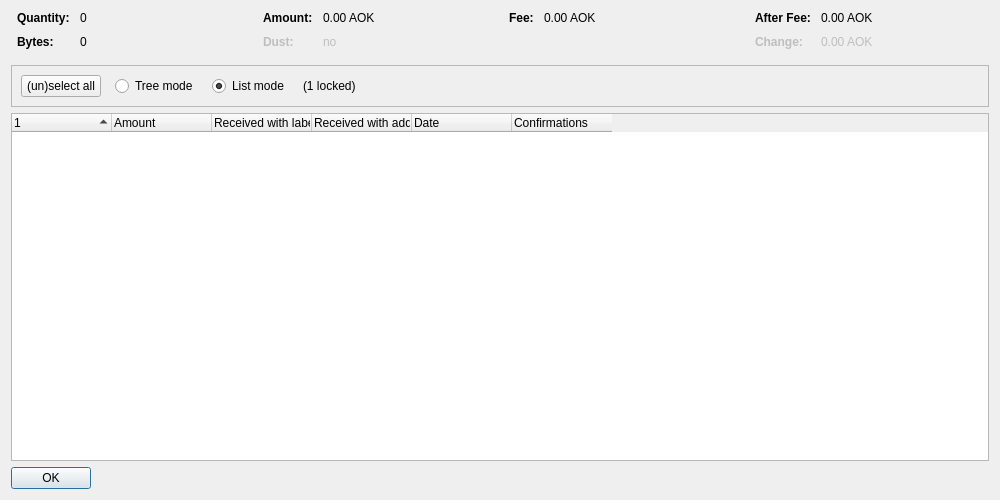
<?xml version="1.0" encoding="UTF-8"?>
<ui version="4.0">
 <class>CoinControlDialog</class>
 <widget class="QDialog" name="CoinControlDialog">
  <property name="geometry">
   <rect>
    <x>0</x>
    <y>0</y>
    <width>1000</width>
    <height>500</height>
   </rect>
  </property>
  <property name="windowTitle">
   <string>Coin Selection</string>
  </property>
  <layout class="QVBoxLayout" name="verticalLayout">
   <item>
    <layout class="QHBoxLayout" name="horizontalLayoutTop" stretch="0,0,0,0">
     <property name="topMargin">
      <number>0</number>
     </property>
     <property name="bottomMargin">
      <number>10</number>
     </property>
     <item>
      <layout class="QFormLayout" name="formLayoutCoinControl1">
       <property name="horizontalSpacing">
        <number>10</number>
       </property>
       <property name="verticalSpacing">
        <number>10</number>
       </property>
       <property name="leftMargin">
        <number>6</number>
       </property>
       <property name="rightMargin">
        <number>6</number>
       </property>
       <item row="0" column="0">
        <widget class="QLabel" name="labelCoinControlQuantityText">
         <property name="font">
          <font>
           <weight>75</weight>
           <bold>true</bold>
          </font>
         </property>
         <property name="text">
          <string>Quantity:</string>
         </property>
        </widget>
       </item>
       <item row="0" column="1">
        <widget class="QLabel" name="labelCoinControlQuantity">
         <property name="cursor">
          <cursorShape>IBeamCursor</cursorShape>
         </property>
         <property name="contextMenuPolicy">
          <enum>Qt::ActionsContextMenu</enum>
         </property>
         <property name="text">
          <string notr="true">0</string>
         </property>
         <property name="textInteractionFlags">
          <set>Qt::LinksAccessibleByMouse|Qt::TextSelectableByKeyboard|Qt::TextSelectableByMouse</set>
         </property>
        </widget>
       </item>
       <item row="1" column="0">
        <widget class="QLabel" name="labelCoinControlBytesText">
         <property name="font">
          <font>
           <weight>75</weight>
           <bold>true</bold>
          </font>
         </property>
         <property name="text">
          <string>Bytes:</string>
         </property>
        </widget>
       </item>
       <item row="1" column="1">
        <widget class="QLabel" name="labelCoinControlBytes">
         <property name="cursor">
          <cursorShape>IBeamCursor</cursorShape>
         </property>
         <property name="contextMenuPolicy">
          <enum>Qt::ActionsContextMenu</enum>
         </property>
         <property name="text">
          <string notr="true">0</string>
         </property>
         <property name="textInteractionFlags">
          <set>Qt::LinksAccessibleByMouse|Qt::TextSelectableByKeyboard|Qt::TextSelectableByMouse</set>
         </property>
        </widget>
       </item>
      </layout>
     </item>
     <item>
      <layout class="QFormLayout" name="formLayoutCoinControl2">
       <property name="horizontalSpacing">
        <number>10</number>
       </property>
       <property name="verticalSpacing">
        <number>10</number>
       </property>
       <property name="leftMargin">
        <number>6</number>
       </property>
       <property name="rightMargin">
        <number>6</number>
       </property>
       <item row="0" column="0">
        <widget class="QLabel" name="labelCoinControlAmountText">
         <property name="font">
          <font>
           <weight>75</weight>
           <bold>true</bold>
          </font>
         </property>
         <property name="text">
          <string>Amount:</string>
         </property>
        </widget>
       </item>
       <item row="0" column="1">
        <widget class="QLabel" name="labelCoinControlAmount">
         <property name="cursor">
          <cursorShape>IBeamCursor</cursorShape>
         </property>
         <property name="contextMenuPolicy">
          <enum>Qt::ActionsContextMenu</enum>
         </property>
         <property name="text">
          <string notr="true">0.00 AOK</string>
         </property>
         <property name="textInteractionFlags">
          <set>Qt::LinksAccessibleByMouse|Qt::TextSelectableByKeyboard|Qt::TextSelectableByMouse</set>
         </property>
        </widget>
       </item>
       <item row="1" column="0">
        <widget class="QLabel" name="labelCoinControlLowOutputText">
         <property name="enabled">
          <bool>false</bool>
         </property>
         <property name="font">
          <font>
           <weight>75</weight>
           <bold>true</bold>
          </font>
         </property>
         <property name="text">
          <string>Dust:</string>
         </property>
        </widget>
       </item>
       <item row="1" column="1">
        <widget class="QLabel" name="labelCoinControlLowOutput">
         <property name="enabled">
          <bool>false</bool>
         </property>
         <property name="cursor">
          <cursorShape>IBeamCursor</cursorShape>
         </property>
         <property name="contextMenuPolicy">
          <enum>Qt::ActionsContextMenu</enum>
         </property>
         <property name="text">
          <string notr="true">no</string>
         </property>
         <property name="textInteractionFlags">
          <set>Qt::LinksAccessibleByMouse|Qt::TextSelectableByKeyboard|Qt::TextSelectableByMouse</set>
         </property>
        </widget>
       </item>
      </layout>
     </item>
     <item>
      <layout class="QFormLayout" name="formLayoutCoinControl3">
       <property name="horizontalSpacing">
        <number>10</number>
       </property>
       <property name="verticalSpacing">
        <number>10</number>
       </property>
       <property name="leftMargin">
        <number>6</number>
       </property>
       <property name="rightMargin">
        <number>6</number>
       </property>
       <item row="0" column="0">
        <widget class="QLabel" name="labelCoinControlFeeText">
         <property name="font">
          <font>
           <weight>75</weight>
           <bold>true</bold>
          </font>
         </property>
         <property name="text">
          <string>Fee:</string>
         </property>
        </widget>
       </item>
       <item row="0" column="1">
        <widget class="QLabel" name="labelCoinControlFee">
         <property name="cursor">
          <cursorShape>IBeamCursor</cursorShape>
         </property>
         <property name="contextMenuPolicy">
          <enum>Qt::ActionsContextMenu</enum>
         </property>
         <property name="text">
          <string notr="true">0.00 AOK</string>
         </property>
         <property name="textInteractionFlags">
          <set>Qt::LinksAccessibleByMouse|Qt::TextSelectableByKeyboard|Qt::TextSelectableByMouse</set>
         </property>
        </widget>
       </item>
      </layout>
     </item>
     <item>
      <layout class="QFormLayout" name="formLayoutCoinControl4">
       <property name="horizontalSpacing">
        <number>10</number>
       </property>
       <property name="verticalSpacing">
        <number>10</number>
       </property>
       <property name="leftMargin">
        <number>6</number>
       </property>
       <property name="rightMargin">
        <number>6</number>
       </property>
       <item row="0" column="0">
        <widget class="QLabel" name="labelCoinControlAfterFeeText">
         <property name="font">
          <font>
           <weight>75</weight>
           <bold>true</bold>
          </font>
         </property>
         <property name="text">
          <string>After Fee:</string>
         </property>
        </widget>
       </item>
       <item row="0" column="1">
        <widget class="QLabel" name="labelCoinControlAfterFee">
         <property name="cursor">
          <cursorShape>IBeamCursor</cursorShape>
         </property>
         <property name="contextMenuPolicy">
          <enum>Qt::ActionsContextMenu</enum>
         </property>
         <property name="text">
          <string notr="true">0.00 AOK</string>
         </property>
         <property name="textInteractionFlags">
          <set>Qt::LinksAccessibleByMouse|Qt::TextSelectableByKeyboard|Qt::TextSelectableByMouse</set>
         </property>
        </widget>
       </item>
       <item row="1" column="0">
        <widget class="QLabel" name="labelCoinControlChangeText">
         <property name="enabled">
          <bool>false</bool>
         </property>
         <property name="font">
          <font>
           <weight>75</weight>
           <bold>true</bold>
          </font>
         </property>
         <property name="text">
          <string>Change:</string>
         </property>
        </widget>
       </item>
       <item row="1" column="1">
        <widget class="QLabel" name="labelCoinControlChange">
         <property name="enabled">
          <bool>false</bool>
         </property>
         <property name="cursor">
          <cursorShape>IBeamCursor</cursorShape>
         </property>
         <property name="contextMenuPolicy">
          <enum>Qt::ActionsContextMenu</enum>
         </property>
         <property name="text">
          <string notr="true">0.00 AOK</string>
         </property>
         <property name="textInteractionFlags">
          <set>Qt::LinksAccessibleByMouse|Qt::TextSelectableByKeyboard|Qt::TextSelectableByMouse</set>
         </property>
        </widget>
       </item>
      </layout>
     </item>
    </layout>
   </item>
   <item>
    <widget class="QFrame" name="frame">
     <property name="minimumSize">
      <size>
       <width>0</width>
       <height>40</height>
      </size>
     </property>
     <property name="frameShape">
      <enum>QFrame::StyledPanel</enum>
     </property>
     <property name="frameShadow">
      <enum>QFrame::Sunken</enum>
     </property>
     <layout class="QHBoxLayout" name="horizontalLayout">
      <item>
       <layout class="QHBoxLayout" name="horizontalLayoutPanel" stretch="0,0,0,0,0">
        <property name="spacing">
         <number>14</number>
        </property>
        <item>
         <widget class="QPushButton" name="pushButtonSelectAll">
          <property name="sizePolicy">
           <sizepolicy hsizetype="Maximum" vsizetype="Fixed">
            <horstretch>0</horstretch>
            <verstretch>0</verstretch>
           </sizepolicy>
          </property>
          <property name="text">
           <string>(un)select all</string>
          </property>
          <property name="autoDefault">
           <bool>false</bool>
          </property>
         </widget>
        </item>
        <item>
         <widget class="QRadioButton" name="radioTreeMode">
          <property name="sizePolicy">
           <sizepolicy hsizetype="Maximum" vsizetype="Fixed">
            <horstretch>0</horstretch>
            <verstretch>0</verstretch>
           </sizepolicy>
          </property>
          <property name="text">
           <string>Tree mode</string>
          </property>
         </widget>
        </item>
        <item>
         <widget class="QRadioButton" name="radioListMode">
          <property name="sizePolicy">
           <sizepolicy hsizetype="Maximum" vsizetype="Fixed">
            <horstretch>0</horstretch>
            <verstretch>0</verstretch>
           </sizepolicy>
          </property>
          <property name="text">
           <string>List mode</string>
          </property>
          <property name="checked">
           <bool>true</bool>
          </property>
         </widget>
        </item>
        <item>
         <widget class="QLabel" name="labelLocked">
          <property name="text">
           <string notr="true">(1 locked)</string>
          </property>
         </widget>
        </item>
        <item>
         <spacer name="horizontalSpacer">
          <property name="orientation">
           <enum>Qt::Horizontal</enum>
          </property>
          <property name="sizeHint" stdset="0">
           <size>
            <width>40</width>
            <height>20</height>
           </size>
          </property>
         </spacer>
        </item>
       </layout>
      </item>
     </layout>
    </widget>
   </item>
   <item>
    <widget class="CoinControlTreeWidget" name="treeWidget">
     <property name="contextMenuPolicy">
      <enum>Qt::CustomContextMenu</enum>
     </property>
     <property name="sortingEnabled">
      <bool>false</bool>
     </property>
     <property name="columnCount">
      <number>6</number>
     </property>
     <attribute name="headerShowSortIndicator" stdset="0">
      <bool>true</bool>
     </attribute>
     <attribute name="headerStretchLastSection">
      <bool>false</bool>
     </attribute>
     <column>
      <property name="text">
       <string/>
      </property>
     </column>
     <column>
      <property name="text">
       <string>Amount</string>
      </property>
     </column>
     <column>
      <property name="text">
       <string>Received with label</string>
      </property>
     </column>
     <column>
      <property name="text">
       <string>Received with address</string>
      </property>
     </column>
     <column>
      <property name="text">
       <string>Date</string>
      </property>
     </column>
     <column>
      <property name="text">
       <string>Confirmations</string>
      </property>
      <property name="toolTip">
       <string>Confirmed</string>
      </property>
     </column>
     <column>
      <property name="text">
       <string/>
      </property>
     </column>
     <column>
      <property name="text">
       <string/>
      </property>
     </column>
     <column>
      <property name="text">
       <string/>
      </property>
     </column>
     <column>
      <property name="text">
       <string/>
      </property>
     </column>
    </widget>
   </item>
   <item>
    <widget class="QDialogButtonBox" name="buttonBox">
     <property name="sizePolicy">
      <sizepolicy hsizetype="Maximum" vsizetype="Fixed">
       <horstretch>0</horstretch>
       <verstretch>0</verstretch>
      </sizepolicy>
     </property>
     <property name="orientation">
      <enum>Qt::Horizontal</enum>
     </property>
     <property name="standardButtons">
      <set>QDialogButtonBox::Ok</set>
     </property>
    </widget>
   </item>
  </layout>
 </widget>
 <customwidgets>
  <customwidget>
   <class>CoinControlTreeWidget</class>
   <extends>QTreeWidget</extends>
   <header>qt/coincontroltreewidget.h</header>
  </customwidget>
 </customwidgets>
 <resources/>
 <connections/>
</ui>
